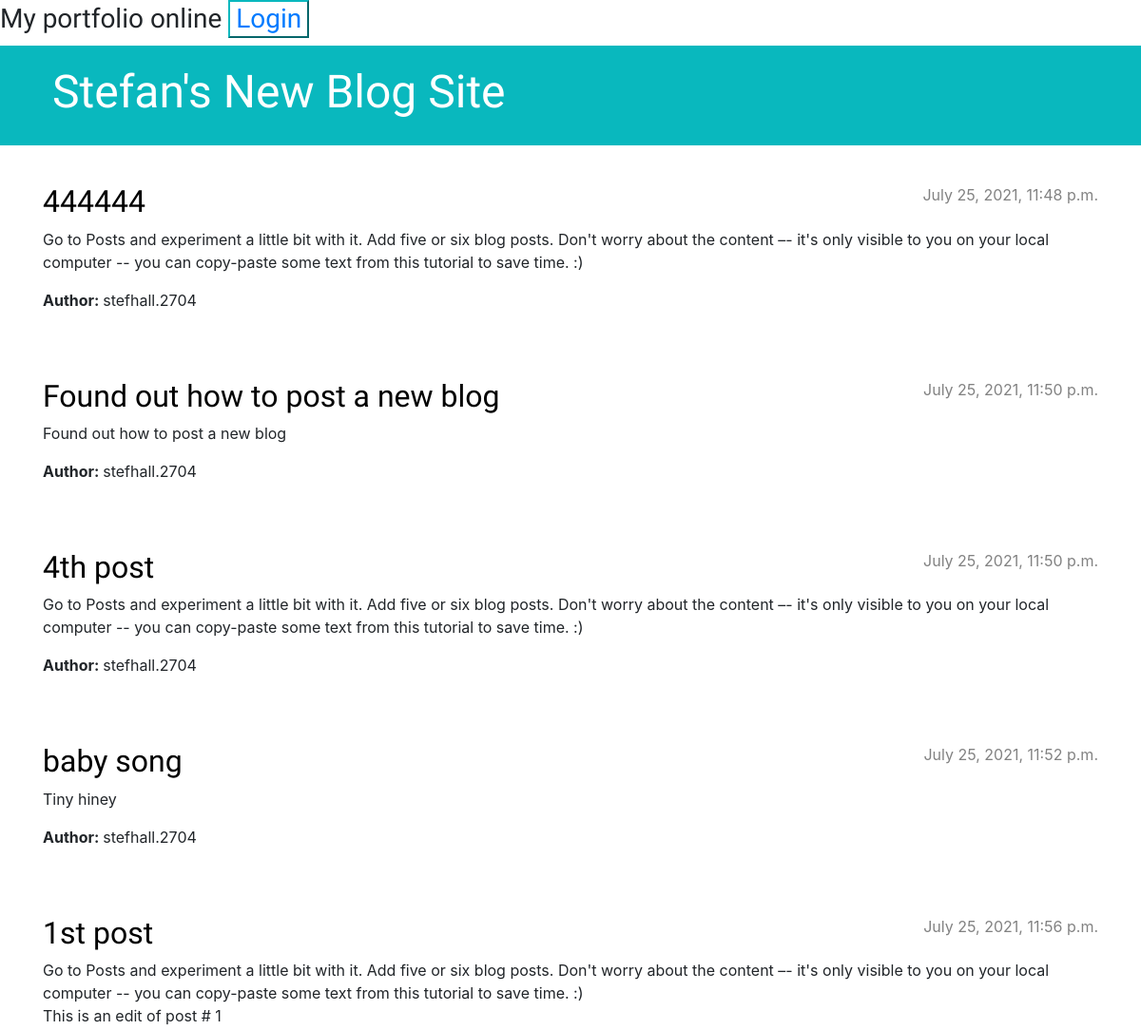
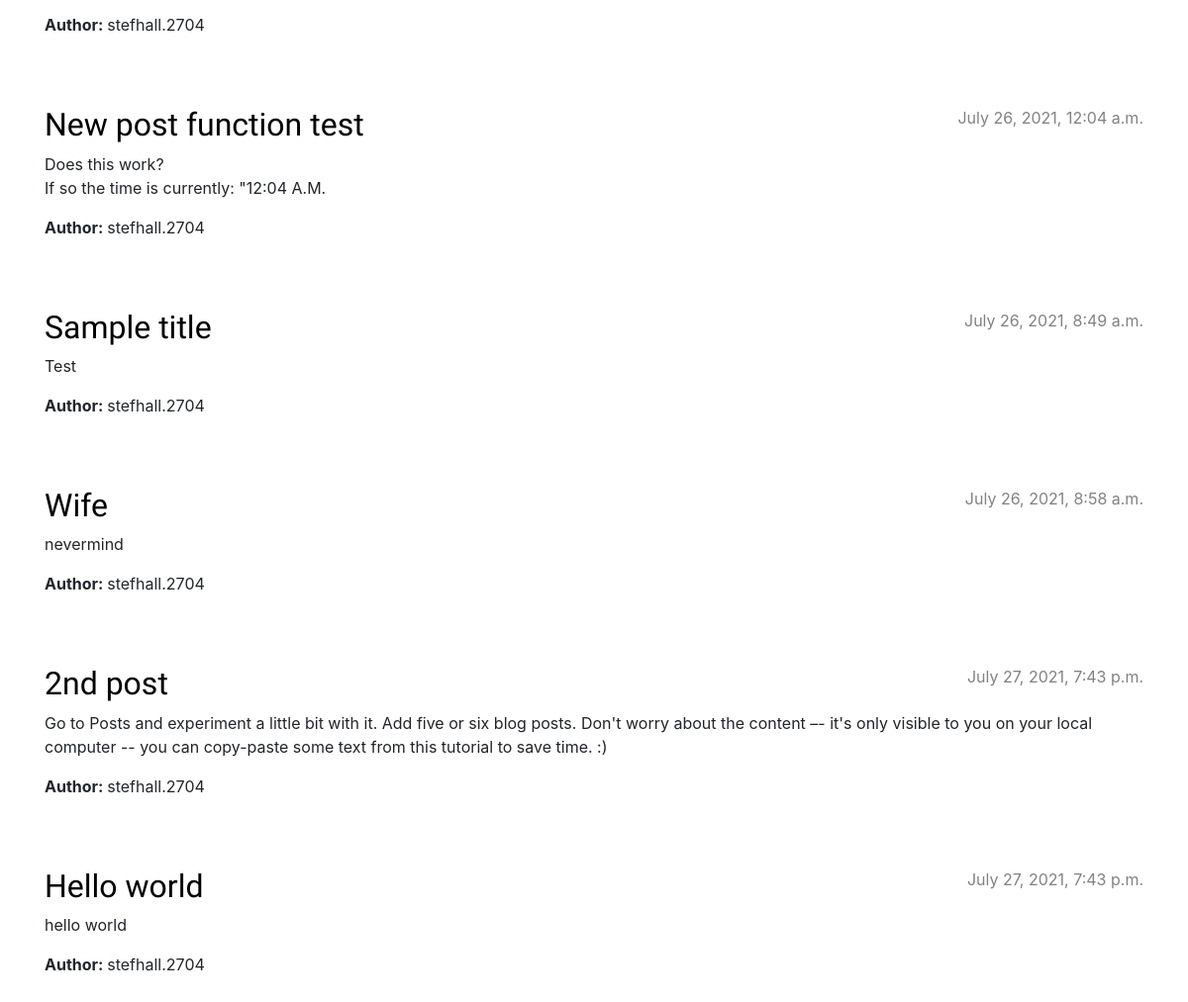
The app's page /, older data (2 pictures, top to bottom).
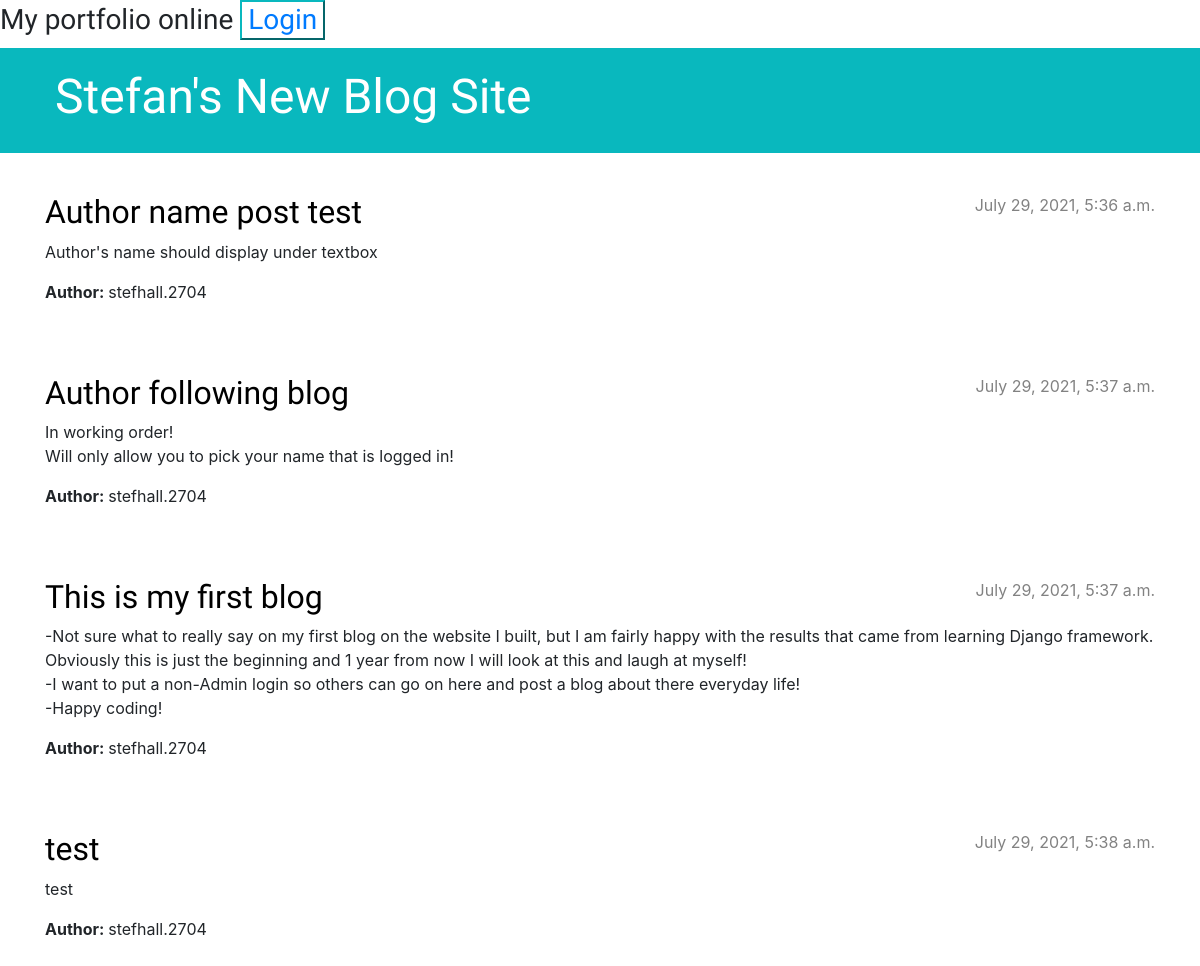
The same page, newer data.
### blog/models.py (models this page shows, shortened)
class Post(models.Model):
    author = models.ForeignKey(settings.AUTH_USER_MODEL, on_delete=models.CASCADE)
    title = models.CharField(max_length=200)
    text = models.TextField()
    created_date = models.DateTimeField(default=timezone.now)
    published_date = models.DateTimeField(blank=True, null=True)

### blog/views.py (the view)
# urls.py: path('', views.post_list, name='post_list'),
def post_list(request):
    posts = Post.objects.filter(published_date__lte=timezone.now()).order_by('published_date')
    return render(request, 'blog/post_list.html', {'posts': posts})

### blog/templates/blog/post_list.html
{% extends 'blog/base.html' %}
{% block content %}
    {% for post in posts %}
        <article class="post">
            <time class="date">
                {{ post.published_date }}
            </time>
            <h2><a href="{% url 'post_detail' pk=post.pk %}">{{ post.title }}</a></h2>
            <p>{{ post.text|linebreaksbr }}</p>
            <p><strong>Author: </strong> {{ post.author }}</p>
        </article>
    {% endfor %}
{% endblock %}

### blog/templates/blog/base.html (shortened to what this page needs)
{% load static %}
<!DOCTYPE html>
<html>
    <head>
        <div id ="top_button">
            <aside class="actions">
                <h3>
                    My portfolio online
                <button type="button" class="btn-default">
                <a href="https://stefhall2704.pythonanywhere.com/admin/login/?next=/admin/"  style="text-decoration:none;">Login</a>
                </button>
            </aside>
        </div>
        <link rel="stylesheet" href="https://cdn.jsdelivr.net/npm/bootstrap@4.5.3/dist/css/bootstrap.min.css">
        <link rel="stylesheet" href="{% static 'css/blog.css' %}">
    </head>
    <body>
        <header class="page-header">
            <div class="container">
                <h1><a href="/">Stefan's New Blog Site</a></h1>
            </div>
        </header>
    <div>
        <main class="content container">
            <div class="row" >
                <div class="col">
                    {% block content %}
                    {% endblock %}
                </div>
                </div>
            </div>
    </body>
</html>

### blog/static/css/blog.css (style rules this page uses)
.page-header { background-color: #09b8be; margin-top: 0; margin-bottom: 40px; padding: 20px 20px 20px 40px; }
.page-header h1, .page-header h1 a, .page-header h1 a:visited, .page-header h1 a:active { color: #ffffff; font-size: 36pt; text-decoration: none; }
h1, h2, h3, h4 { font-family: 'Lobster', cursive; }
.date { color: #828282; }
.post { margin-bottom: 70px; }
.post h2 a, .post h2 a:visited { color: #000000; }
.post > .date, .post > .actions { float: right; }
.btn-default, .btn-default:visited { color: #09b8be; background: none; border-color: #09b8be; }

Row changes from the older to the newer data that the page shows:
removed Post: published_date "July 25, 2021, 11:48 p.m.", title "444444", text "Go to Posts and experiment a little bit with it. Add five or six blog posts. Don't worry about the content –- it's only visible to you on your local computer -- you can copy-paste some text from this tutorial to save time. :)", author "stefhall.2704"
removed Post: published_date "July 25, 2021, 11:50 p.m.", title "Found out how to post a new blog", text "Found out how to post a new blog", author "stefhall.2704"
removed Post: published_date "July 25, 2021, 11:50 p.m.", title "4th post", text "Go to Posts and experiment a little bit with it. Add five or six blog posts. Don't worry about the content –- it's only visible to you on your local computer -- you can copy-paste some text from this tutorial to save time. :)", author "stefhall.2704"
removed Post: published_date "July 25, 2021, 11:52 p.m.", title "baby song", text "Tiny hiney", author "stefhall.2704"
removed Post: published_date "July 25, 2021, 11:56 p.m.", title "1st post", text "Go to Posts and experiment a little bit with it. Add five or six blog posts. Don't worry about the content –- it's only visible to you on your local computer -- you can copy-paste some text from this tutorial to save time. :) This is an edit of post # 1", author "stefhall.2704"
removed Post: published_date "July 26, 2021, 12:04 a.m.", title "New post function test", text "Does this work? If so the time is currently: \"12:04 A.M.", author "stefhall.2704"
removed Post: published_date "July 26, 2021, 8:49 a.m.", title "Sample title", text "Test", author "stefhall.2704"
removed Post: published_date "July 26, 2021, 8:58 a.m.", title "Wife", text "nevermind", author "stefhall.2704"
removed Post: published_date "July 27, 2021, 7:43 p.m.", title "2nd post", text "Go to Posts and experiment a little bit with it. Add five or six blog posts. Don't worry about the content –- it's only visible to you on your local computer -- you can copy-paste some text from this tutorial to save time. :)", author "stefhall.2704"
removed Post: published_date "July 27, 2021, 7:43 p.m.", title "Hello world", text "hello world", author "stefhall.2704"
added Post: published_date "July 29, 2021, 5:36 a.m.", title "Author name post test", text "Author's name should display under textbox", author "stefhall.2704"
added Post: published_date "July 29, 2021, 5:37 a.m.", title "Author following blog", text "In working order! Will only allow you to pick your name that is logged in!", author "stefhall.2704"
added Post: published_date "July 29, 2021, 5:37 a.m.", title "This is my first blog", text "-Not sure what to really say on my first blog on the website I built, but I am fairly happy with the results that came from learning Django framework. Obviously this is just the beginning and 1 year from now I will look at this and laugh at myself! -I want to put a non-Admin login so others can go on here and post a blog about there everyday life! -Happy coding!", author "stefhall.2704"
added Post: published_date "July 29, 2021, 5:38 a.m.", title "test", text "test", author "stefhall.2704"
